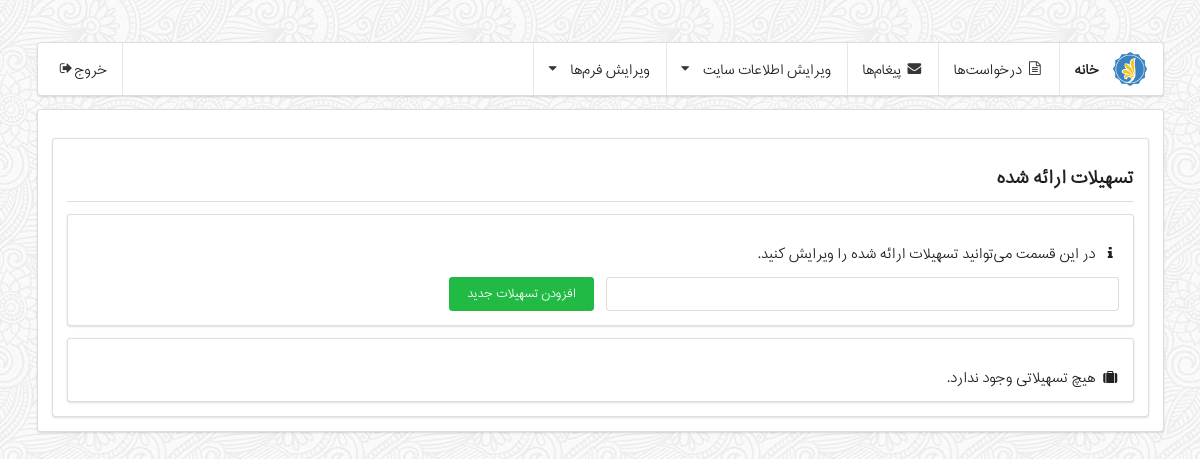
The app's page /manager/facilities/ (signed in), older data.
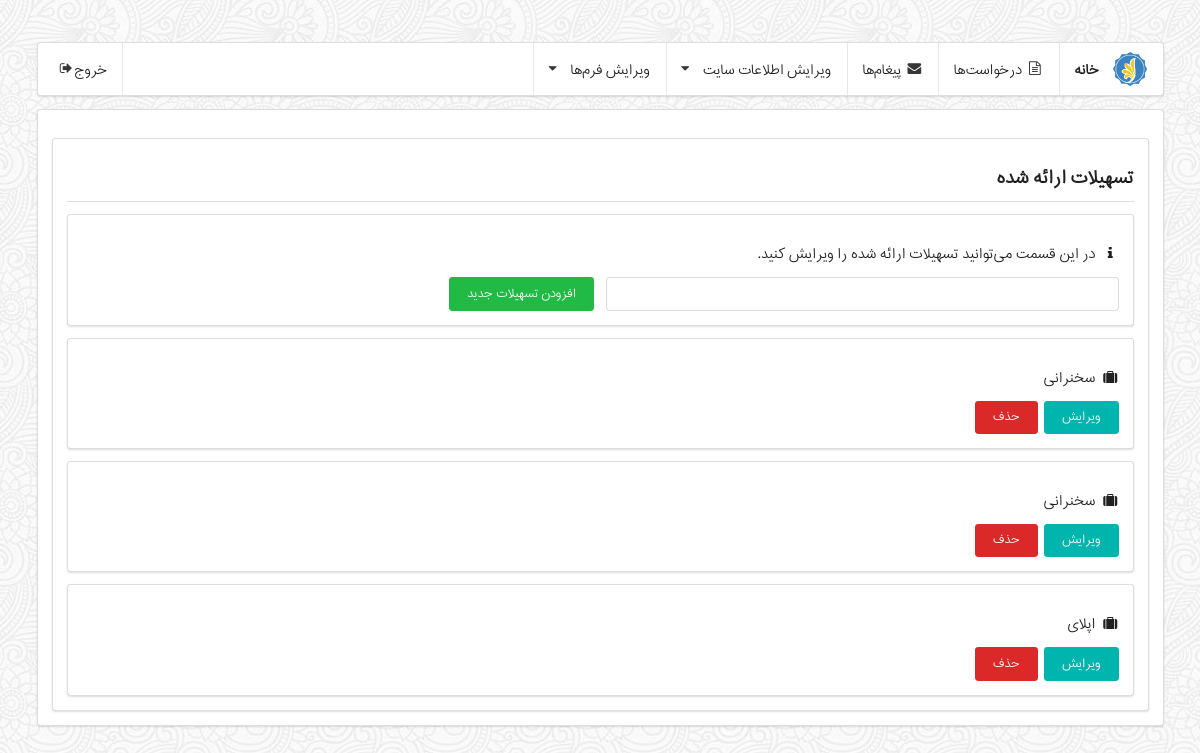
The same page, newer data.
### association/models.py (models this page shows, shortened)
class Facility(models.Model):
    class Meta:
        verbose_name = _('Facility')
        verbose_name_plural = _('Facilities')
    title = models.CharField(
        _('Title'),
        max_length=200,
    )

### manager/views.py (the view, shortened to what this page needs)
# urls.py: url(r'facilities/$', 'manager.views.facilities'),
@user_passes_test(is_manager, login_url='/manager/login/', redirect_field_name=None)
@login_required(login_url='/manager/')
def facilities(request):
    if request.method == "GET":
        form = FacilityForm()
        return render(request, 'manager/manager-dashboard-facilities.html', {
            'form': form,
            'facilities': Facility.objects.all()
        })

### manager/forms.py
class FacilityForm(forms.ModelForm):
    class Meta:
        model = Facility
        fields = ['title']

### manager/views.py (called while the page is built)
def is_manager(user):
    if user.is_superuser:
        return True
    else:
        return False

### templates/manager/manager-dashboard-facilities.html (shortened to what this page needs)
{% extends 'manager/manager-base.html' %}
{% load filters %}
{% load staticfiles %}
{% block segment %}
    <div class="ui segment">
        <div class="ui dividing header">
            تسهیلات ارائه شده
        </div>
        <div class="ui segment">
            <p><i class="info icon"></i>
                در این قسمت می‌توانید تسهیلات ارائه شده را ویرایش کنید.
            </p>
            <form method="POST" action="/manager/facilities/" class="ui form">
                <div class="two fields">
                    <div class="ui input field">
                        {{ form.title }}
                    </div>
                    <div class="ui input field">
                        <button class="ui green button" type="submit">
                        افزودن تسهیلات جدید
                    </button>
                    </div>
                </div>
            </form>
        </div>
        {% if not facilities %}
            <div class="ui segment">
                <p><i class="suitcase icon"></i>
                    هیچ تسهیلاتی وجود ندارد.
                </p>
            </div>
        {% endif %}
        {% for facility in facilities %}
            <div class="ui segment">
                <p><i class="suitcase icon"></i>
                    {{ facility.title }}
                </p>
                <a class="ui teal button" href="/manager/facilities/edit/{{ facility.id }}/">
                    ویرایش
                </a>
                <a class="ui red button" href="/manager/facilities/delete/{{ facility.id }}/">
                    حذف
                </a>
            </div>
        {% endfor %}
    </div>
{% endblock %}

Row changes from the older to the newer data that the page shows:
added Facility: title "سخنرانی"
added Facility: title "سخنرانی"
added Facility: title "اپلای"
Text that changed along with them:
text no longer shown: "هیچ تسهیلاتی وجود ندارد."
